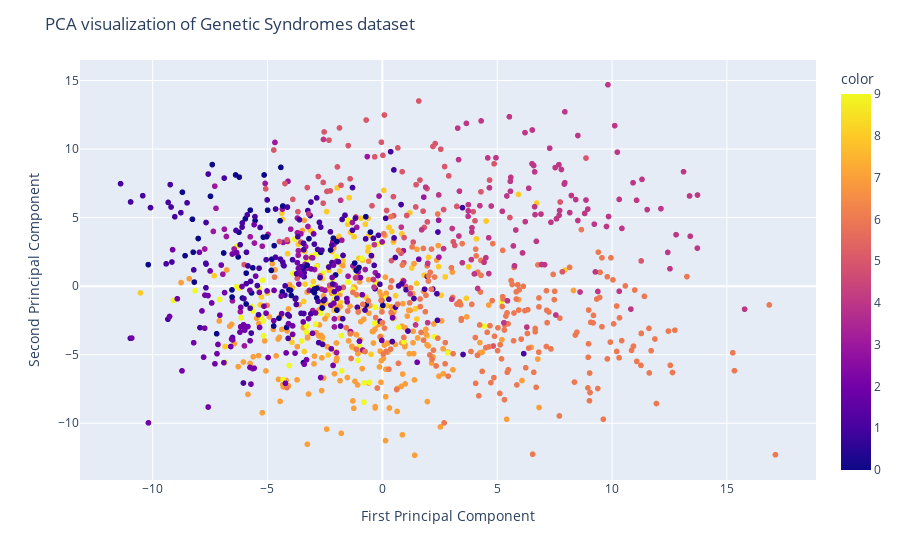

The notebook cell saved with this chart:
### Markdown cell above
With PCA we can visualize some cluster formation around the 8 labels (syndromes ids). Each color in the graph tends to be closer to each other forming a syndrome id.

### Code cell
fig = px.scatter(x=X_pca[:, 0], y=X_pca[:, 1], color=y)
fig.update_layout(
    title="PCA visualization of Genetic Syndromes dataset",
    xaxis_title="First Principal Component",
    yaxis_title="Second Principal Component",
)
fig.show()

### Figure 1 — Plotly figure (JSON) as saved in the notebook; plotly's stock layout.template omitted (floating-point values rounded to 4 significant figures; data arrays with more than 128 entries replaced by an {"elided": "..."} marker saying what was removed)
{"data": [{"hovertemplate": "x=%{x}<br>y=%{y}<br>color=%{marker.color}<extra></extra>", "legendgroup": "", "marker": {"color": {"elided": "1116 int values"}, "coloraxis": "coloraxis", "symbol": "circle"}, "mode": "markers", "name": "", "showlegend": false, "type": "scattergl", "x": {"elided": "1116 float values"}, "xaxis": "x", "y": {"elided": "1116 float values"}, "yaxis": "y"}], "layout": {"coloraxis": {"colorbar": {"title": {"text": "color"}}, "colorscale": [[0, "#0d0887"], [0.1111, "#46039f"], [0.2222, "#7201a8"], [0.3333, "#9c179e"], [0.4444, "#bd3786"], [0.5556, "#d8576b"], [0.6667, "#ed7953"], [0.7778, "#fb9f3a"], [0.8889, "#fdca26"], [1, "#f0f921"]]}, "legend": {"tracegroupgap": 0}, "margin": {"t": 60}, "title": {"text": "PCA visualization of Genetic Syndromes dataset"}, "xaxis": {"anchor": "y", "domain": [0, 1], "title": {"text": "First Principal Component"}}, "yaxis": {"anchor": "x", "domain": [0, 1], "title": {"text": "Second Principal Component"}}}}
